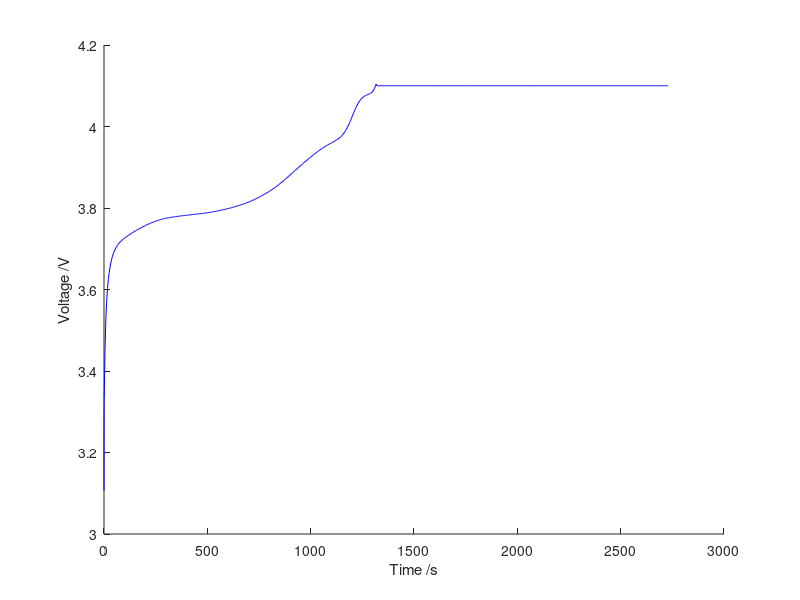
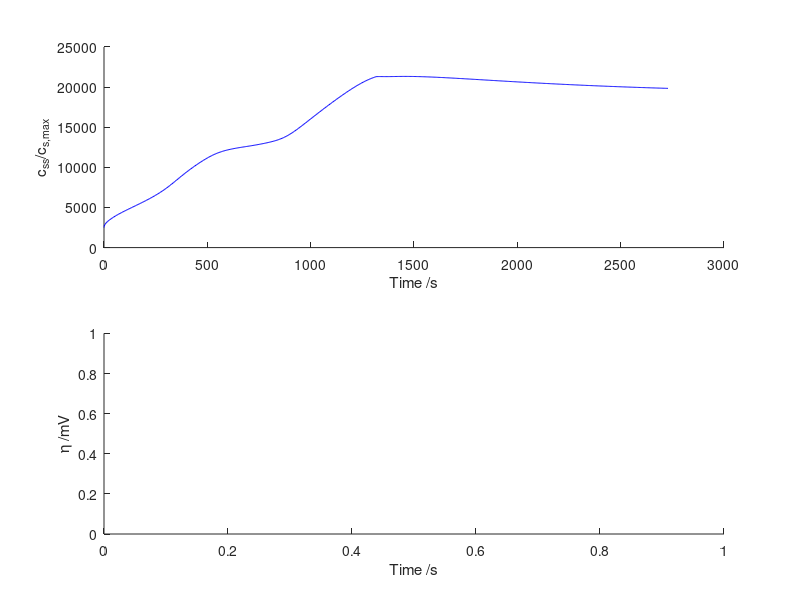

These charts were generated, in order, by the following MATLAB code: (Note: this script raises an error after producing the figures.)
clear

mat{1} = load('Duhamel_CC_CV_2.5C.mat');
mat{2} = load('Polynomial_CC_CV_2.5C.mat');
mat{3} = load('Eigenvalues_CC_CV_2.5C.mat');

colors = {'b', 'r--', 'k-.'};
close all


figure(1)
hold on
xlabel('Time /s')
ylabel('Voltage /V')

figure(2)
subplot(211)
hold on
xlabel('Time /s')
ylabel('c_{ss}/c_{s,max}')

subplot(212)
hold on
xlabel('Time /s')
ylabel('\eta /mV')


figure(3)

figure(4)


for i = 1:3
    switch i
        case 1
            ts = mat{i}.ts;
            v = mat{i}.v;
            x = mat{i}.x;
            P = mat{i}.P;
            cur = mat{i}.cur;
        case 2
            ts = mat{i}.ts;
            v = mat{i}.v;
            x = mat{i}.x; 
            P = mat{i}.P;
            cur = mat{i}.cur;
        case 3
            ts = mat{i}.ts;
            v = mat{i}.v;
            x = mat{i}.x;
            P = mat{i}.P;
            cur = mat{i}.cur;
    end
    
    node = P.bnd_sep_neg;
    figure(1)
    plot(ts, v, colors{i})
    
    figure(2)
    subplot(211)
    css = x(P.idx_css:P.nx:P.nx*P.nj,:);
    plot(ts, css(node,:), colors{i})
    
    subplot(212)
    eta = overpot(x, P);
    plot(ts, eta(node,:), colors{i})
    
    figure(3)
    hold on
    cl = x(P.idx_cl:P.nx:P.nx*P.nj,:);
    plot(ts, cl(node,:), colors{i})
    ylabel('c_l /mol m^{-3}')
    
    
    figure(4)
    hold on
    jn = x(P.idx_jn:P.nx:P.nx*P.nj,:);
    plot(ts, jn(node,:), colors{i})
    ylabel('j_n /mol m^{-2} s^{-1}')
    
    figure(5)
    hold on
    phil = x(P.idx_phil:P.nx:P.nx*P.nj,:);
    plot(ts, phil(node,:), colors{i})
    ylabel('\Phi_l /V')
    
    figure(6)
    hold on
    plot(ts, cur, colors{i})
    ylabel('Applied current density /Ah m^{-2}')
    
    figure(7)
    hold on
    phis = x(P.idx_phis:P.nx:P.nx*P.nj,:);
    plot(ts, phis(node,:), colors{i})
    ylabel('\Phi_s /V')
end
           